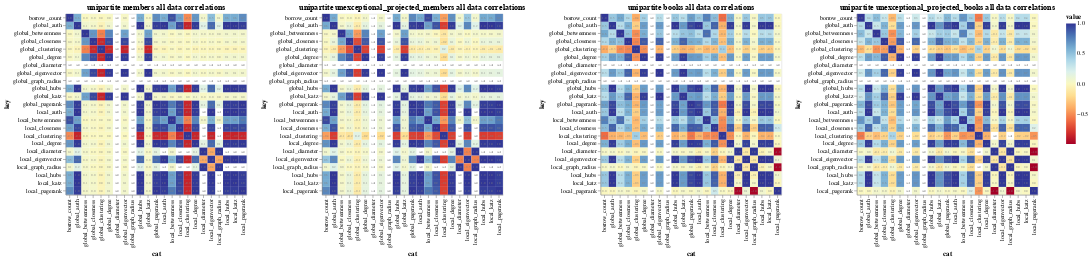

Notebook source saved alongside this figure:
### Code cell
members_chart = generate_corr_chart(members_corr, 'unipartite members all data correlations')
books_chart = generate_corr_chart(
    books_corr, 'unipartite books all data correlations')
unexceptional_projected_members_chart = generate_corr_chart(
    unexceptional_projected_members_corr, 'unipartite unexceptional_projected_members all data correlations')
unexceptional_projected_books_chart = generate_corr_chart(
    unexceptional_projected_books_corr, 'unipartite unexceptional_projected_books all data correlations')
alt.hconcat(*[members_chart, unexceptional_projected_members_chart,
            books_chart, unexceptional_projected_books_chart])
